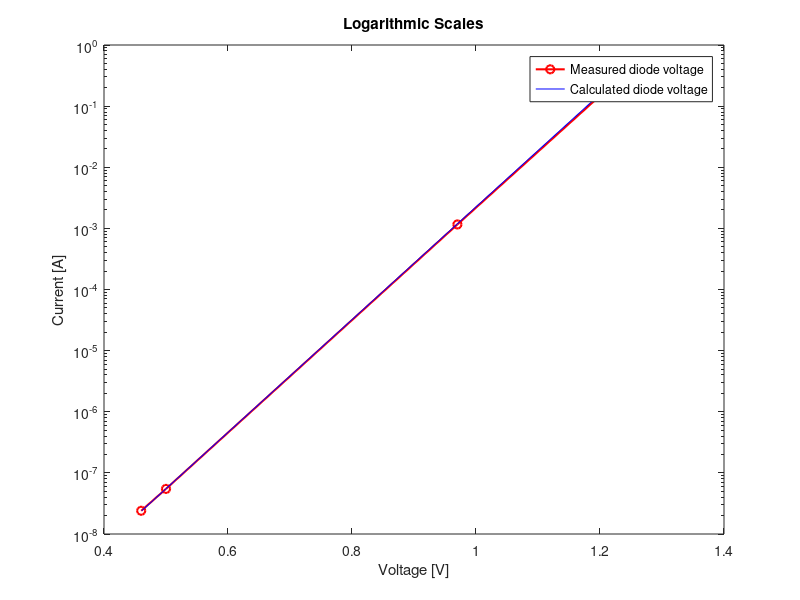
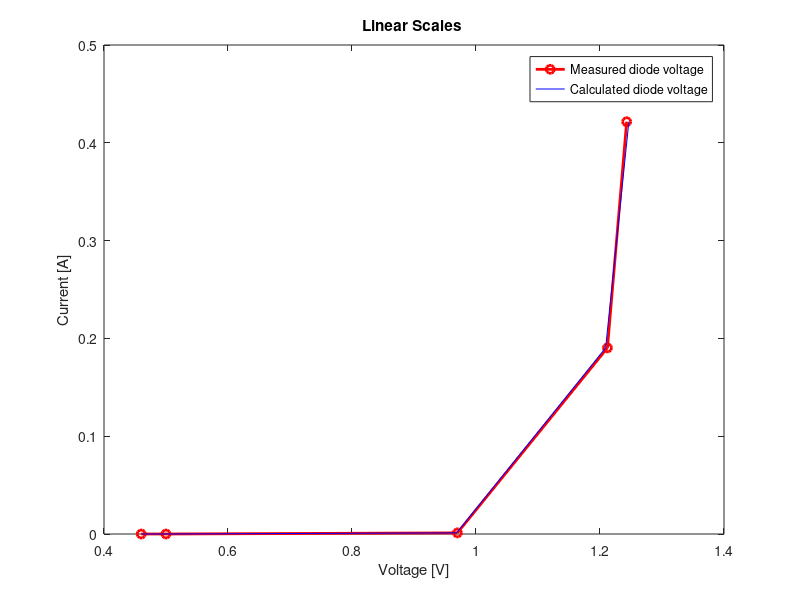
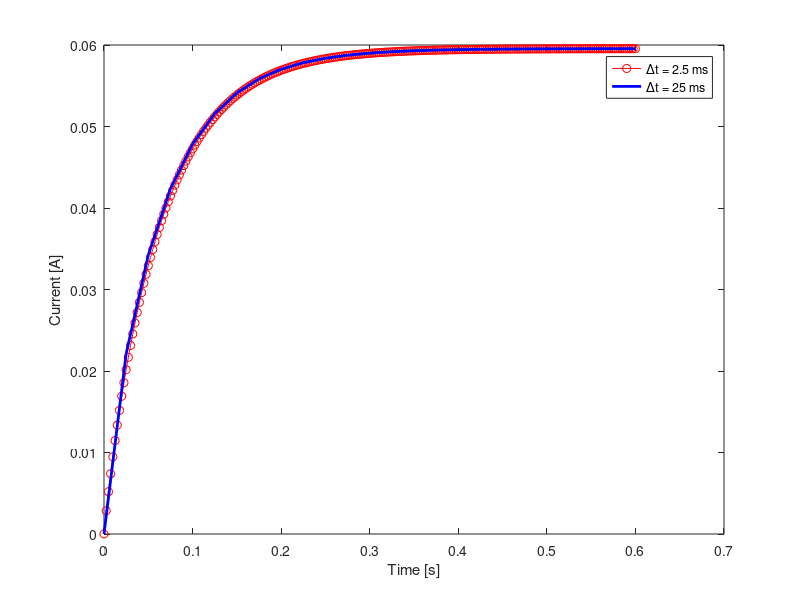
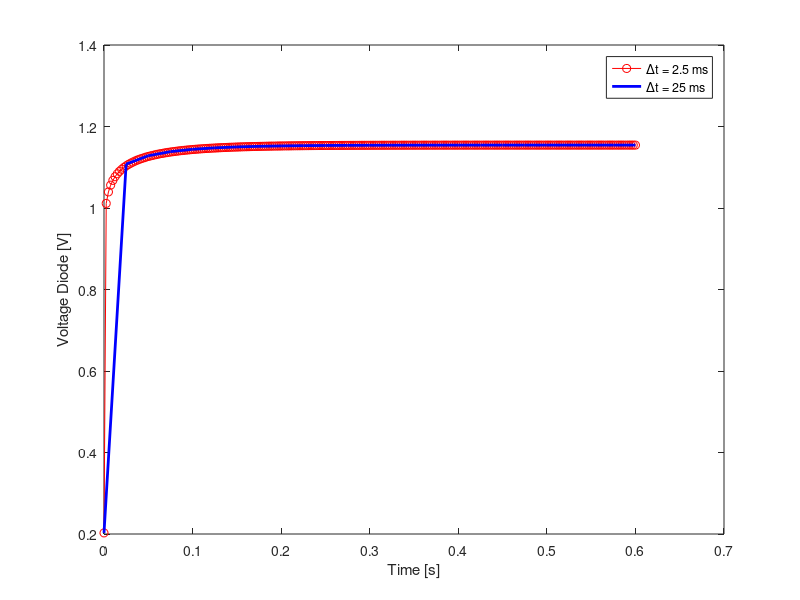

The MATLAB source for these figures, in order:
clear;
clc;

Vs = 2;    % Vs = 2 V
L = 0.98 ; % L = 0.98 H
R = 14.2 ; % R = 14.2 Ω
step_size_1 = 0.025 ;  % ∆t = 25 ms = 0.025 s
step_size_2 = 0.0025 ; % ∆t = 2.5 ms = 0.0025 s
time1=0:step_size_1:0.6; % calculation of all time intervals for step size 1
time2=0:step_size_2:0.6; % calculation of all time intervals for step size 2

load fprdata.dat;
voltage = fprdata(1:end,1);
currents = fprdata(1:end,2);
% ------------ Least Squares Method -----------
voltage_1=[];
sum1=0;sum2=0;sum3=0;sum4=0;
for i=1:1:length(currents)
    sum1=sum1+voltage(i)^2;
    sum2=sum2+log(currents(i));
    sum3=sum3+(log(currents(i))*voltage(i));
    sum4=sum4+voltage(i);
end
b= exp(((sum1*sum2) - (sum3*sum4))/ ((length(voltage)*sum1)- (sum4*sum4)));       %  coefficient 1
a= (((length(currents)*sum3)-(sum4*sum2)) / ((length(voltage)*sum1)-(sum4*sum4))); %  coefficient 2

Error=[];
for j=1:length(currents)
    
    voltage_1(j)=(log(currents(j)/b))/a; % Calculated Voltage Values 
    error= (voltage(j)-voltage_1(j))*(voltage(j)-voltage_1(j)); % The error calculation between voltage and voltage_1 
    Error(j)=error;

end
fprintf("Error values for calculated voltage\n");
fprintf("%.10f\n",Error);
fprintf("Calculated Diode Voltage values  \n");
fprintf("%.10f\n",voltage_1);
% --------> For ∆t = 25 ms  <-------------

VD_1=[];V2_1=[];V1_1=[];
currents1=[];
currents1(1,1)=1*10^-10; % Initial Value
%  Initial value function
func= @(time1,currents1) ((Vs-(currents1*R)-(log(currents1/b)/a))/L);
% ------------ Runge-Kutta method -----------------
for k=1:1:length(time1)-1
    
    k1=step_size_1*func(time1(k),currents1(k));
    k2=step_size_1*func((time1(k)+(step_size_1/2)),(currents1(k)+(k1/2)));
    k3=step_size_1*func((time1(k)+(step_size_1/2)),(currents1(k)+(k2/2)));
    k4=step_size_1*func(time1(k+1),(currents1(k)+k3));
    currents1(k+1,1)=currents1(k,1)+((1/6)*(k1+2*k2+2*k3+k4));
       
end
% Calculation of all voltage values in the circuit for  ∆t = 25 ms
for m=1:length(time1)
    
    VD_1(m,1)=log(currents1(m)/b)/a;
    V2_1(m,1)=L*func(time1(m),currents1(m,1));
    V1_1(m,1)=currents1(m)*R;
    
end
fprintf("Estimated current by runge-kutta for ∆t = 25 ms \n");
fprintf("%.10f\n",currents1);
fprintf("Diode voltage for ∆t = 25 ms\n");
fprintf("%.10f\n",VD_1);
fprintf("V1 voltage for ∆t = 25 ms\n");
fprintf("%.10f\n",V1_1);
fprintf("V2 voltage for ∆t = 25 ms\n");
fprintf("%.10f \n",V2_1);
% --------> For ∆t = 2.5 ms  <-------------

VD_2=[];V2_2=[];V1_2=[];
currents2=[]; 
currents2(1,1)=1*10^-10; % Initial Value
%  Initial value function
func= @(time2,currents2) ((Vs-(currents2*R)-(log(currents2/b)/a))/L);
% ------------ Runge-Kutta method -----------------
for l=1:1:length(time2)-1
    
    k1=step_size_2*func(time2(l),currents2(l));
    k2=step_size_2*func((time2(l)+(step_size_2/2)),(currents2(l)+(k1/2)));
    k3=step_size_2*func((time2(l)+(step_size_2/2)),(currents2(l)+(k2/2)));
    k4=step_size_2*func(time2(l+1),(currents2(l)+k3));
    currents2(l+1,1)=currents2(l,1)+((1/6)*(k1+2*k2+2*k3+k4));
    
end
% Calculation of all voltage values in the circuit for  ∆t = 2.5 ms
for n=1:length(time2)
    
    VD_2(n,1)=log(currents2(n)/b)/a;
    V2_2(n,1)=L*func(time2(n),currents2(n,1));
    V1_2(n,1)=currents2(n)*R;
    
end

fprintf("Estimated current by runge-kutta for ∆t = 2.5 ms \n");
fprintf("%.10f\n",currents2);
fprintf("Diode voltage for ∆t = 2.5 ms\n");
fprintf("%.10f\n",VD_2);
fprintf("V1 voltage for ∆t = 2.5 ms\n");
fprintf("%.10f\n",V1_2);
fprintf("V2 voltage for ∆t = 2.5 ms\n");
fprintf("%.10f \n",V2_2);

% ------------------------ Graphs -----------------------------------

figure(1);
semilogy(voltage,currents,"o-r",'LineWidth', 1.5);
hold on;
semilogy(voltage_1,currents,"-b");
xlabel("Voltage [V]");
ylabel("Current [A]");
legend("Measured diode voltage","Calculated diode voltage");
title("Logarithmic Scales"); 
figure(2);
plot(voltage,currents,"o-r",'LineWidth', 2);
hold on;
plot(voltage_1,currents,"-b");
xlabel("Voltage [V]");
ylabel("Current [A]");
legend("Measured diode voltage","Calculated diode voltage");
title("Linear Scales ");

figure(3);
plot(time2,currents2,"o-r");
hold on;
plot(time1,currents1,"-b",'LineWidth', 2);
ylabel("Current [A]");
xlabel("Time [s]");
legend("∆t = 2.5 ms","∆t = 25 ms");
figure(4);
plot(time2,VD_2,"o-r");
hold on;
plot(time1,VD_1,"-b",'LineWidth', 2);
ylabel("Voltage Diode [V]");
xlabel("Time [s]");
legend("∆t = 2.5 ms","∆t = 25 ms");
figure(5);
plot(time2,V1_2,"o-r");
hold on;
plot(time1,V1_1,"-b",'LineWidth', 2);
ylabel("Voltage Resistance V1 [V]");
xlabel("Time [s]");
legend("∆t = 2.5 ms","∆t = 25 ms");
figure(6);
plot(time2,V2_2,"o-r");
hold on;
plot(time1,V2_1,"-b",'LineWidth', 2);
ylabel("Voltage Inductance V2 [V]");
xlabel("Time [s]");
legend("∆t = 2.5 ms","∆t = 25 ms");

figure(7);
plot(time1,VD_1,"*-r");
ylabel("Voltage Diode [V]");
xlabel("Time [s]");
legend("∆t = 25 ms = 0.025 s");
figure(8);
plot(time1,V1_1,"*-r");
ylabel("Voltage Resistance V1 [V]");
xlabel("Time [s]");
legend("∆t = 25 ms = 0.025 s");
figure(9);
plot(time1,V2_1,"*-r");
ylabel("Voltage Inductance V2 [V]");
xlabel("Time [s]");
legend("∆t = 25 ms = 0.025 s");
figure(10);
plot(time1,currents1,"*-r");
ylabel("Current [A]");
xlabel("Time [s]");
legend("∆t = 25 ms = 0.025 s");

figure(11);
plot(time2,VD_2,"o-r");
ylabel("Voltage Diode [V]");
xlabel("Time [s]");
legend("∆t = 2.5 ms = 0.0025 s");
figure(12);
plot(time2,V1_2,"o-r");
ylabel("Voltage Resistance V1 [V]");
xlabel("Time [s]");
legend("∆t = 2.5 ms = 0.0025 s");
figure(13);
plot(time2,V2_2,"o-r");
ylabel("Voltage Inductance V2 [V]");
xlabel("Time [s]");
legend("∆t = 2.5 ms = 0.0025 s");
figure(14);
plot(time2,currents2,"o-r");
ylabel("Current [A]");
xlabel("Time [s]");
legend("∆t = 2.5 ms = 0.0025 s");